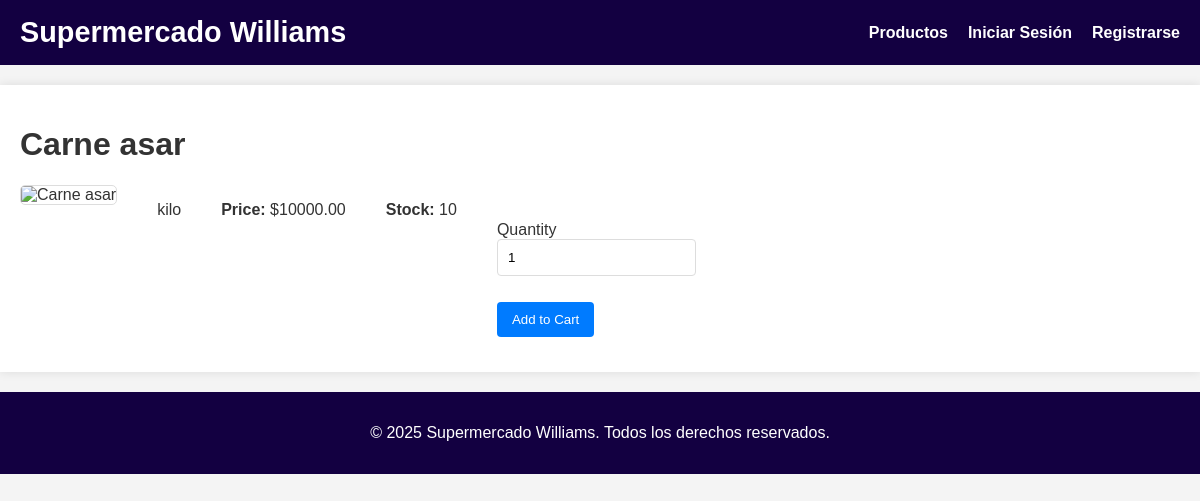
Page /product/1 on the committed database.
### models.py (models this page shows, shortened)
class Product(db.Model):
    id = db.Column(db.Integer, primary_key=True)
    secction = db.Column(db.String(64), nullable=False, default="Res")
    name = db.Column(db.String(128), nullable=False)
    description = db.Column(db.Text)
    price = db.Column(db.Float, nullable=False)
    stock = db.Column(db.Integer, nullable=False, default=0)
    image_url = db.Column(db.String(256))

### routes.py (the view, shortened to what this page needs)
@app.route('/product/<int:product_id>', methods=['GET', 'POST'])
def product_detail(product_id):
    product = Product.query.get_or_404(product_id)
    form = AddToCartForm()
    return render_template('product_detail.html', title=product.name, product=product, form=form)

### forms.py
class AddToCartForm(FlaskForm):
    quantity = IntegerField('Quantity', validators=[DataRequired()])
    submit = SubmitField('Add to Cart')

### templates/product_detail.html (shortened to what this page needs)
{% extends "base.html" %}
{% block content %}
    <h1>{{ product.name }}</h1>
    <div class="product-detail">
        <img src="{{ product.image_url or url_for('static', filename='images/default_product.png') }}" alt="{{ product.name }}">
        <p>{{ product.description }}</p>
        <p><strong>Price:</strong> ${{ "%.2f"|format(product.price) }}</p>
        <p><strong>Stock:</strong> {{ product.stock }}</p>
        {% if product.stock > 0 %}
            <form method="POST" action="">
                <p>
                    {{ form.quantity.label }}<br>
                    {{ form.quantity(min=1, value=1) }}<br>
                </p>
                <p>{{ form.submit(value='Add to Cart') }}</p>
            </form>
        {% else %}
            <p class="out-of-stock">¡Agotado!</p>
        {% endif %}
    </div>
{% endblock %}

### static/css/style.css (style rules this page uses)
body { font-family: Arial, sans-serif; margin: 0; padding: 0; background-color: #f4f4f4; color: #333333; }
form { margin-top: 20px; }
form p { margin-bottom: 15px; }
form input[type="text"], form input[type="password"], form input[type="email"], form input[type="number"], form textarea { width: 100%; padding: 10px; border: 1px solid #ddd; border-radius: 4px; box-sizing: border-box; }
form input[type="submit"], .button { background-color: #007bff; color: white; padding: 10px 15px; border: none; border-radius: 4px; cursor: pointer; text-decoration: none; display: inline-block; margin-top: 10px; }
.product-detail { display: flex; gap: 40px; align-items: flex-start; }
.product-detail img { max-width: 400px; height: auto; border: 1px solid #ddd; border-radius: 5px; }

### rows in the picture
Product: name "Carne asar", description "kilo", price "10000.00", stock "10"
